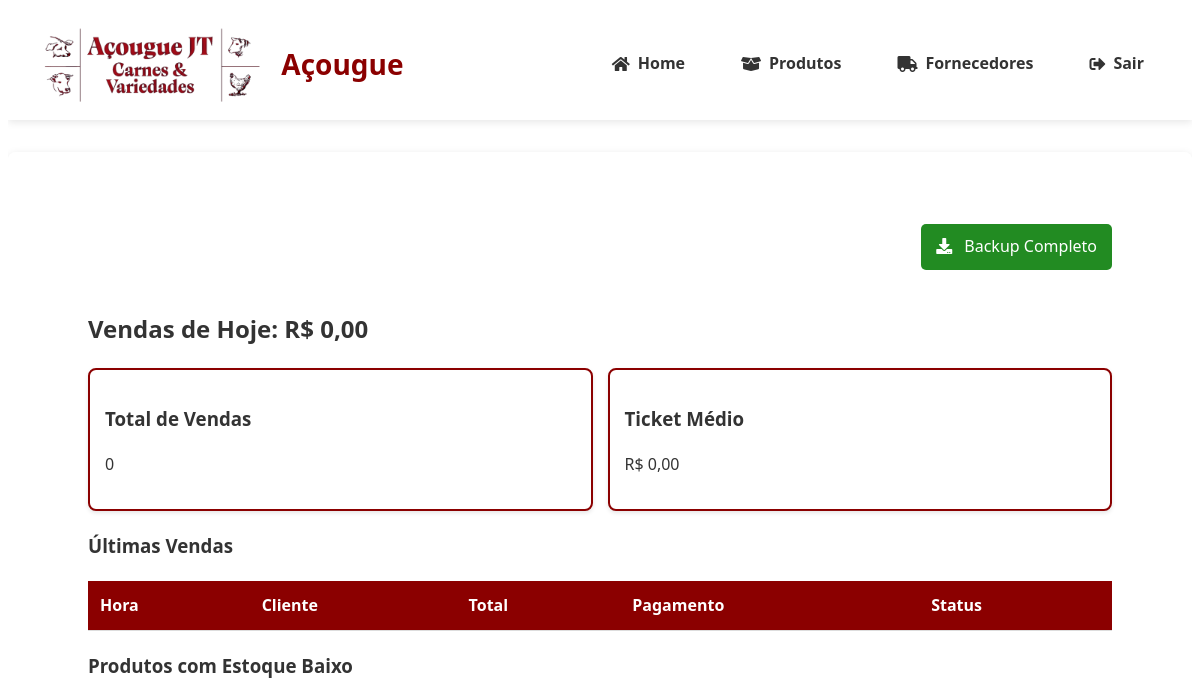
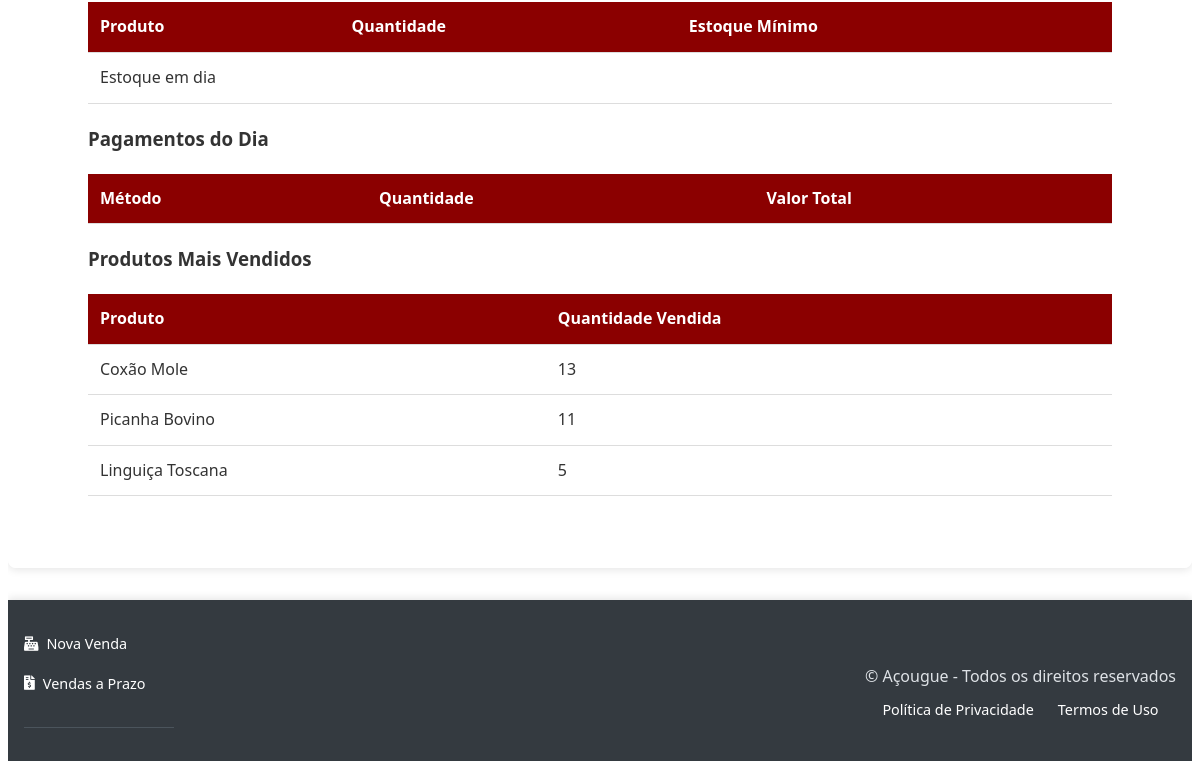
The page /dashboard (signed in) on the database as committed earlier (2 pictures, top to bottom).
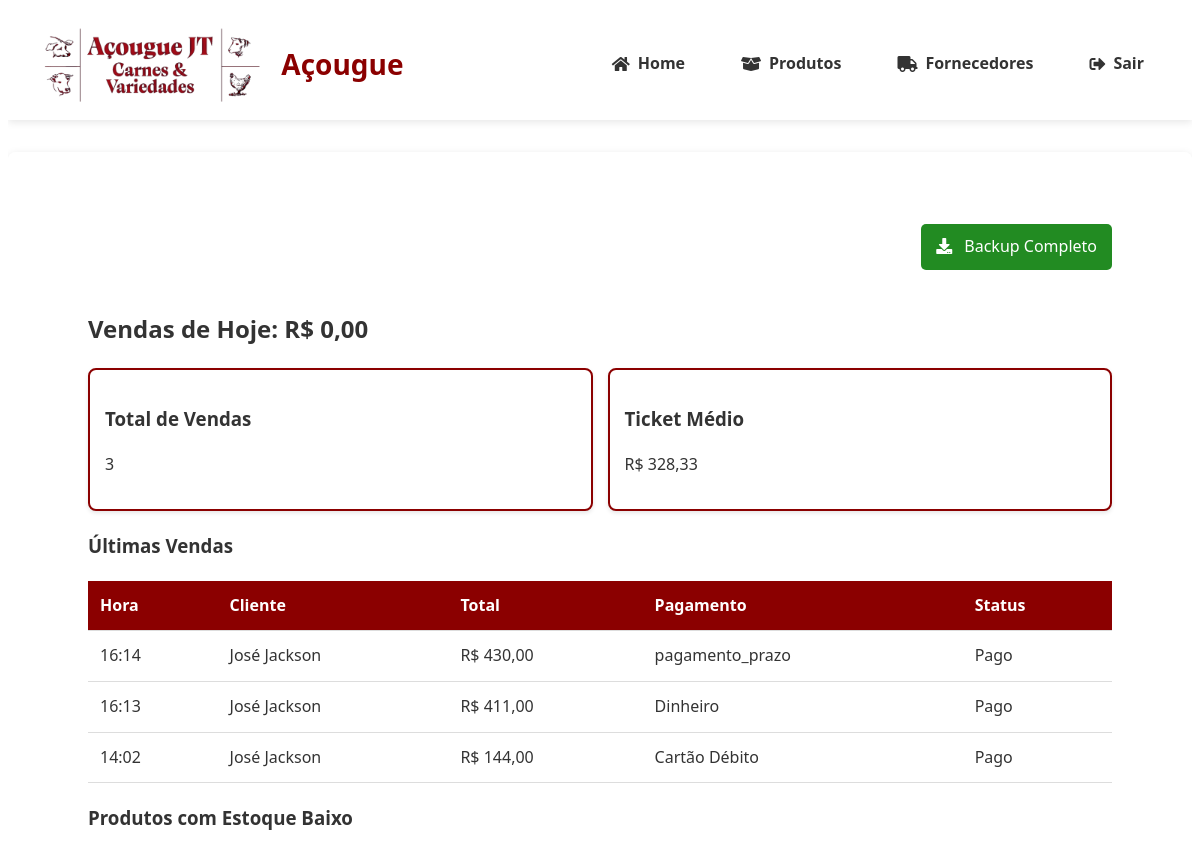
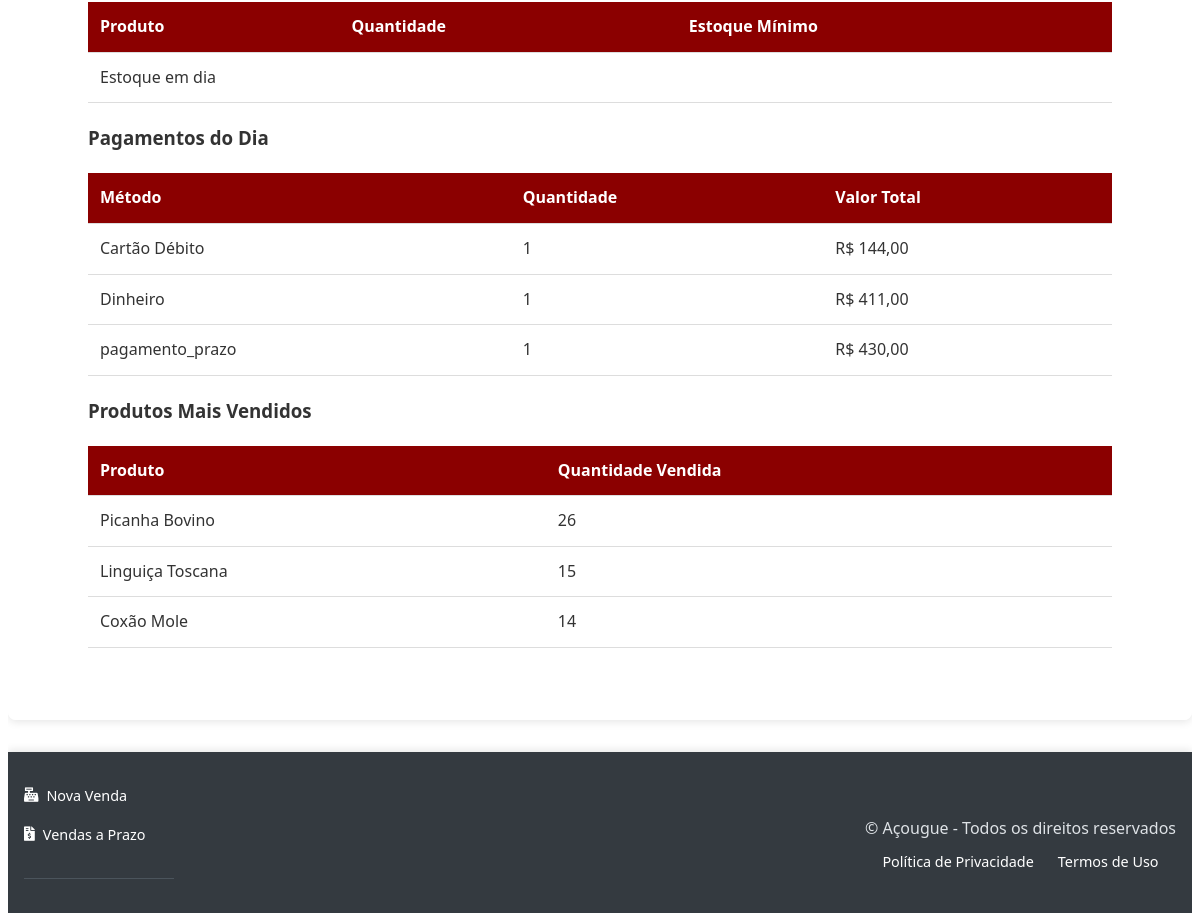
The same page on the database as committed later (2 pictures, top to bottom).
### tables this page shows
CREATE TABLE produtos (
                id INTEGER PRIMARY KEY AUTOINCREMENT,
                nome TEXT NOT NULL,
                descricao TEXT,
                categoria TEXT NOT NULL,
                preco DECIMAL(10,2) NOT NULL,
                quantidade INTEGER NOT NULL,
                estoque_minimo INTEGER DEFAULT 0,
                codigo_barras TEXT UNIQUE,
                foto TEXT,
                fornecedor_id INTEGER REFERENCES fornecedores(id) ON DELETE SET NULL,
                data_validade DATE,
                created_at TIMESTAMP DEFAULT CURRENT_TIMESTAMP,
                updated_at TIMESTAMP DEFAULT CURRENT_TIMESTAMP,
                tipo_venda TEXT NOT NULL DEFAULT 'unidade'
            );

CREATE TABLE vendas (
                id TEXT PRIMARY KEY,
                data TIMESTAMP DEFAULT CURRENT_TIMESTAMP,
                cliente_cpf TEXT,
                cliente_nome TEXT,  
                total DECIMAL(10,2) NOT NULL,
                metodo_pagamento TEXT NOT NULL,
                usuario_id INTEGER NOT NULL REFERENCES users(id) ON DELETE CASCADE,
                status_pagamento TEXT NOT NULL DEFAULT 'pago',
                data_vencimento DATE,
                observacao TEXT
            );

### app.py (the view)
@app.route('/dashboard')
@login_required
def dashboard():
    with get_db_connection() as conn:
        cursor = conn.cursor()
        is_gerente = session['role'] == 'gerente'
        data = {'is_gerente': is_gerente}
        cursor.execute('''
            SELECT
                v.id, v.data, v.cliente_nome as cliente, v.total,
                v.metodo_pagamento, v.status_pagamento
            FROM vendas v
            WHERE DATE(v.data) = DATE('now')
            ORDER BY v.data DESC
        ''')
        data['vendas_hoje'] = [dict(zip([column[0] for column in cursor.description], row))
                       for row in cursor.fetchall()]
        cursor.execute('SELECT SUM(total) as total FROM vendas WHERE DATE(data) = DATE("now")')
        data['total_dia'] = cursor.fetchone()['total'] or 0
        cursor.execute('''
            SELECT nome, quantidade, estoque_minimo
            FROM produtos
            WHERE quantidade < estoque_minimo
            ORDER BY quantidade ASC
        ''')
        data['alertas_estoque'] = cursor.fetchall()
        if is_gerente:
            cursor.execute("SELECT COUNT(*) as total FROM vendas")
            data['total_vendas'] = cursor.fetchone()['total']
            cursor.execute('''
                SELECT
                    COUNT(*) as total_vendas_hoje,
                    SUM(total) as total_receita_hoje,
                    AVG(total) as ticket_medio_hoje
                FROM vendas
                WHERE DATE(data) = DATE('now')
            ''')
            data.update(cursor.fetchone())
            cursor.execute('''
                SELECT metodo_pagamento, COUNT(*) as quantidade,
                       SUM(total) as valor_total
                FROM vendas
                WHERE DATE(data) = DATE('now')
                GROUP BY metodo_pagamento
            ''')
            data['metodos_pagamento'] = cursor.fetchall()
            cursor.execute('''
                SELECT p.nome, SUM(vi.quantidade) as quantidade_vendida
                FROM venda_itens vi
                JOIN produtos p ON vi.produto_id = p.id
                GROUP BY vi.produto_id
                ORDER BY quantidade_vendida DESC
                LIMIT 5
            ''')
            data['top_produtos'] = cursor.fetchall()
        return render_template('dashboard.html', **data)

### app.py (called while the page is built)
def format_datetime(value, format='%d/%m/%Y %H:%M'):
    if value is None:
        return ''
    if isinstance(value, str):
        try:
            value = datetime.strptime(value, '%Y-%m-%d %H:%M:%S')
        except ValueError:
            try:
                value = datetime.strptime(value, '%Y-%m-%d')
            except ValueError:
                return value
    return value.strftime(format)

@app.template_filter('format_currency')
def format_currency(value):
    try:
        return f"R$ {float(value):,.2f}".replace(",", "X").replace(".", ",").replace("X", ".")
    except (ValueError, TypeError):
        return "R$ 0,00"

### banco_dados.py (called while the page is built)
@contextmanager
def get_db_connection():
    conn = sqlite3.connect(DB_PATH)
    conn.row_factory = sqlite3.Row
    conn.execute("PRAGMA foreign_keys = ON")
    try:
        yield conn
    finally:
        conn.close()

### templates/dashboard.html (shortened to what this page needs)
{% extends "base.html" %}
{% block content %}
<div class="dashboard-container">
    {% if is_gerente %}
    <div class="backup-section">
        <a href="{{ url_for('download_backup') }}" class="backup-button">
            <i class="fas fa-download"></i> Backup Completo
        </a>
    </div>
    {% endif %}
    <div class="metricas-principais">
        <h2>Vendas de Hoje: {{ total_dia|format_currency }}</h2>
        <div class="cards">
            <div class="card">
                <h3>Total de Vendas</h3>
                <p>{{ vendas_hoje|length }}</p>
            </div>
            {% if is_gerente %}
            <div class="card">
                <h3>Ticket Médio</h3>
                <p>{{ ticket_medio_hoje|format_currency }}</p>
            </div>
            {% endif %}
        </div>
    </div>
    <section class="vendas-section">
        <h3>Últimas Vendas</h3>
        <table>
            <thead>
                <tr>
                    <th>Hora</th>
                    <th>Cliente</th>
                    <th>Total</th>
                    <th>Pagamento</th>
                    {% if is_gerente %}<th>Status</th>{% endif %}
                </tr>
            </thead>
            <tbody>
                {% for venda in vendas_hoje %}
                <tr>
                    <td>{{ venda.data|format_datetime('%H:%M') }}</td>
                    <td>{{ venda.cliente }}</td>
                    <td>{{ venda.total|format_currency }}</td>
                    <td>{{ venda.metodo_pagamento }}</td>
                    {% if is_gerente %}
                    <td>{{ venda.status_pagamento|capitalize }}</td>
                    {% endif %}
                </tr>
                {% endfor %}
            </tbody>
        </table>
    </section>
    <section class="alertas-section">
        <h3>Produtos com Estoque Baixo</h3>
        <table>
            <thead>
                <tr>
                    <th>Produto</th>
                    <th>Quantidade</th>
                    <th>Estoque Mínimo</th>
                </tr>
            </thead>
            <tbody>
                {% for produto in alertas_estoque %}
                <tr>
                    <td>{{ produto.nome }}</td>
                    <td>{{ produto.quantidade }}</td>
                    <td>{{ produto.estoque_minimo }}</td>
                </tr>
                {% else %}
                <tr>
                    <td colspan="3">Estoque em dia</td>
                </tr>
                {% endfor %}
            </tbody>
        </table>
    </section>
    {% if is_gerente %}
    <section class="metodos-pagamento">
        <h3>Pagamentos do Dia</h3>
        <table>
            <thead>
                <tr>
                    <th>Método</th>
                    <th>Quantidade</th>
                    <th>Valor Total</th>
                </tr>
            </thead>
            <tbody>
                {% for metodo in metodos_pagamento %}
                <tr>
                    <td>{{ metodo.metodo_pagamento }}</td>
                    <td>{{ metodo.quantidade }}</td>
                    <td>{{ metodo.valor_total|format_currency }}</td>
                </tr>
                {% endfor %}
            </tbody>
        </table>
    </section>
    <section class="top-produtos">
        <h3>Produtos Mais Vendidos</h3>
        <table>
            <thead>
                <tr>
                    <th>Produto</th>
                    <th>Quantidade Vendida</th>
                </tr>
            </thead>
            <tbody>
                {% for produto in top_produtos %}
                <tr>
                    <td>{{ produto.nome }}</td>
                    <td>{{ produto.quantidade_vendida }}</td>
                </tr>
                {% else %}
                <tr>
                    <td colspan="2">Sem dados</td>
                </tr>
                {% endfor %}
            </tbody>
        </table>
    </section>
    {% endif %}
</div>
{% endblock %}

### templates/base.html (shortened to what this page needs)
<!DOCTYPE html>
<html lang="pt-BR">
<head>
    <link rel="stylesheet" href="{{ url_for('static', filename='styles.css') }}">
    <link rel="stylesheet" href="https://cdnjs.cloudflare.com/ajax/libs/font-awesome/5.15.4/css/all.min.css">
</head>
<body>
    <header class="header-main">
        <div class="header-brand">
            <img src="{{ url_for('static', filename='img/logo-acougue.png') }}" alt="Logo Açougue" class="logo">
            <h1 class="site-title">Açougue</h1>
        </div>
        <nav class="main-nav">
            <a href="{{ url_for('index') }}" class="nav-link">
                <i class="fas fa-home"></i> Home
            </a>
            <a href="{{ url_for('listar_produtos') }}" class="nav-link"><i class="fas fa-box-open"></i> Produtos</a>
            <a href="{{ url_for('listar_fornecedores') }}" class="nav-link"><i class="fas fa-truck"></i> Fornecedores</a>
            <a href="{{ url_for('logout') }}" class="nav-link btn-danger"><i class="fas fa-sign-out-alt"></i> Sair</a>
        </nav>
    </header>
    <main class="container main-content">
        {% block content %}{% endblock %}
    </main>
    <footer class="main-footer">
        <div class="footer-content">
            <div class="footer-nav-links">
                <a href="{{ url_for('nova_venda') }}" class="footer-link">
                    <i class="fas fa-cash-register"></i> Nova Venda
                </a>
                <a href="{{ url_for('listar_vendas_prazo') }}" class="footer-link">
                    <i class="fas fa-file-invoice-dollar"></i> Vendas a Prazo
                </a>
            </div>
            <div class="footer-legal">
                <p class="copyright">&copy; {{ current_year }} Açougue - Todos os direitos reservados</p>
                <div class="footer-links">
                    <a href="#" class="footer-link">Política de Privacidade</a>
                    <a href="#" class="footer-link">Termos de Uso</a>
                </div>
            </div>
        </div>
    </footer>
</body>
</html>

### static/styles.css (style rules this page uses)
.dashboard-container { padding: 2rem; max-width: 1600px; margin: 0 auto; width: 95%; }
:root { --primary-color: #8B0000; --secondary-color: #6e0000; --background-light: #f8f9fa; --text-dark: #333; --text-light: #fff; --border-radius: 0.5rem; --box-shadow: 0 2px 8px rgba(0,0,0,0.1); }
body { font-family: 'Segoe UI', Tahoma, Geneva, Verdana, sans-serif; color: var(--text-dark); line-height: 1.6; }
.container { max-width: 1200px; margin: 0 auto; padding: 2rem; }
.card { background: #fff; border: 2px solid var(--primary-color); border-radius: var(--border-radius); padding: 1rem; box-shadow: var(--box-shadow); }
.header-main { background: rgba(255, 255, 255, 0.95); padding: 1rem 2rem; display: flex; align-items: center; justify-content: space-between; box-shadow: var(--box-shadow); position: relative; z-index: 1000; }
.header-brand { display: flex; align-items: center; gap: 1rem; }
.logo { height: 80px; transition: transform 0.3s ease; }
.site-title { color: var(--primary-color); font-size: 1.75rem; margin: 0; }
.main-nav { display: flex; gap: 1.5rem; align-items: center; }
.nav-link { text-decoration: none; color: var(--text-dark); font-weight: 600; padding: 0.5rem 1rem; border-radius: var(--border-radius); transition: all 0.3s ease; display: flex; align-items: center; gap: 0.5rem; }
.main-content { flex: 1; background: rgba(255,255,255,0.98); border-radius: var(--border-radius); box-shadow: var(--box-shadow); margin: 2rem auto; position: relative; z-index: 100; }
.main-footer { background: rgba(255, 255, 255, 0.95); padding: 1.5rem; box-shadow: 0 -2px 8px rgba(0,0,0,0.1); margin-top: auto; }
.footer-content { max-width: 1200px; margin: 0 auto; display: flex; justify-content: space-between; align-items: center; }
.footer-links { display: flex; gap: 1.5rem; }
.footer-link { color: var(--text-dark); text-decoration: none; font-size: 0.9rem; transition: color 0.3s ease; }
*, *::before, *::after { box-sizing: border-box; }
html, body { overflow-x: hidden; }
.main-footer { background: #343a40; color: white; padding: 2rem 0; margin-top: auto; }
.footer-content { max-width: 1200px; margin: 0 auto; padding: 0 1rem; }
.footer-nav-links { display: grid; grid-template-columns: repeat(auto-fit, minmax(150px, 1fr)); gap: 1rem; margin-bottom: 0.1rem; border-bottom: 1px solid #4b545c; padding-bottom: 2rem; }
.footer-link { color: #ffffff; text-decoration: none; display: flex; align-items: center; gap: 0.5rem; transition: color 0.3s ease; }
.footer-legal { text-align: center; padding-top: 0.5rem; }
.footer-legal .copyright { margin-bottom: 0.5rem; color: #dee2e6; }
.footer-links { display: flex; gap: 1.5rem; justify-content: center; flex-wrap: wrap; }
.backup-section { margin: 20px 0; text-align: right; }
.backup-button { background: #8B0000; color: white; padding: 12px 20px; border-radius: 5px; text-decoration: none; transition: background 0.3s; }
.backup-button i { margin-right: 8px; }
table { width: 100%; border-collapse: collapse; margin: 1rem 0; }
th, td { padding: 12px; text-align: left; border-bottom: 1px solid #ddd; }
th { background-color: #8B0000; color: white; }
.dashboard-container { padding: 20px; max-width: 1200px; margin: 0 auto; }
.cards { display: grid; grid-template-columns: repeat(auto-fit, minmax(200px, 1fr)); gap: 15px; margin: 20px 0; }
.card { background: #fff; padding: 15px; border-radius: 8px; box-shadow: 0 2px 4px rgba(0,0,0,0.1); }
table { width: 100%; border-collapse: collapse; margin: 20px 0; background: white; }
.backup-button { background: #228B22; color: white; padding: 10px 15px; border-radius: 5px; text-decoration: none; display: inline-block; margin-bottom: 20px; }

Rows that differ between the two databases and show on the page:
added vendas: data "16:14", cliente "José Jackson", total "R$ 430,00", metodo_pagamento "pagamento_prazo", status_pagamento "Pago"
added vendas: data "16:13", cliente "José Jackson", total "R$ 411,00", metodo_pagamento "Dinheiro", status_pagamento "Pago"
added vendas: data "14:02", cliente "José Jackson", total "R$ 144,00", metodo_pagamento "Cartão Débito", status_pagamento "Pago"
changed produtos "Picanha Bovino": quantidade_vendida "11" → "26"
changed produtos "Linguiça Toscana": quantidade_vendida "5" → "15"
changed produtos "Coxão Mole": quantidade_vendida "13" → "14"; moves down the list
Other text that changed with them:
{{ vendas_hoje|length }}: "0" → "3"
{{ ticket_medio_hoje|format_currency }}: "R$ 0,00" → "R$ 328,33"
new list line: "Cartão Débito 1 R$ 144,00"
new list line: "Dinheiro 1 R$ 411,00"
new list line: "pagamento_prazo 1 R$ 430,00"
